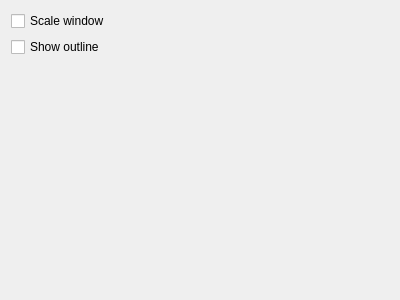
<?xml version="1.0" encoding="UTF-8"?>
<ui version="4.0">
 <class>KWin::ResizeEffectConfigForm</class>
 <widget class="QWidget" name="KWin::ResizeEffectConfigForm">
  <property name="geometry">
   <rect>
    <x>0</x>
    <y>0</y>
    <width>400</width>
    <height>300</height>
   </rect>
  </property>
  <layout class="QVBoxLayout" name="verticalLayout">
   <item>
    <widget class="QCheckBox" name="kcfg_TextureScale">
     <property name="text">
      <string>Scale window</string>
     </property>
    </widget>
   </item>
   <item>
    <widget class="QCheckBox" name="kcfg_Outline">
     <property name="text">
      <string>Show outline</string>
     </property>
    </widget>
   </item>
   <item>
    <spacer name="verticalSpacer">
     <property name="orientation">
      <enum>Qt::Vertical</enum>
     </property>
     <property name="sizeHint" stdset="0">
      <size>
       <width>20</width>
       <height>40</height>
      </size>
     </property>
    </spacer>
   </item>
  </layout>
 </widget>
 <connections/>
</ui>
